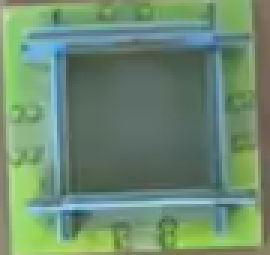
#> input picture data/chateau1.png, 90 x 85 px (shown 3 times larger)
$ python consolide.py
#> lines starting #> are read from the running program, lines starting #| are printed output that depends on the picture; pictures that were not available may be replaced by others from this repository, and a replacement may not be noted
import cv2
import numpy as np
import os

# --- Configuration ---
VIDEO_PATH = 'data/partie_joueur_2.mp4'

# --- Données globales ---
CHATEAU_TEMPLATES = []
castle_reference_frame = None
g_castle_contour = None
g_chateau_w = 0  # Largeur du château en pixels après détection du template
g_chateau_h = 0  # Hauteur du château en pixels après détection du template
VIRTUAL_KINGDOM = np.full((5, 5), "VIDE", dtype='<U8')

# --- Paramètres ---
TEMPLATE_MATCH_THRESHOLD = 0.7
DIFF_THRESHOLD = 15
TUILE_SIZE_ERROR_MARGIN = 0.33  # ±33% de tolérance

# --- Chargement simple des templates château ---
def load_chateau_templates():
    global CHATEAU_TEMPLATES
    paths = ['data/chateau1.png', 'data/chateau2.png', 'data/chateau3.png']
    for path in paths:
        if os.path.exists(path):
            template = cv2.imread(path, cv2.IMREAD_GRAYSCALE)
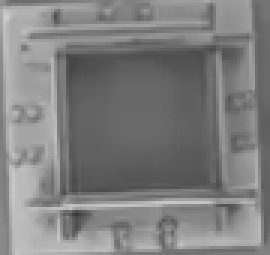
#> template: shape (85, 90) (shown 3 times larger); min 56, max 208, mean 126.9
            if template is not None:
                CHATEAU_TEMPLATES.append(template)
                print(f"✅ Template chargé: {path}")
#> pass 2 of the loop in load_chateau_templates, `for path in paths:`:
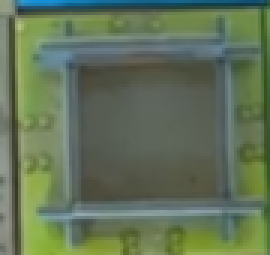
#> input picture data/chateau2.png, 90 x 85 px (shown 3 times larger)
#> in load_chateau_templates, `template = cv2.imread(path, cv2.IMREAD_GRAYSCALE)`:
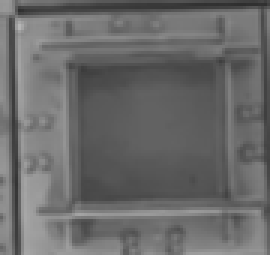
#> template: shape (85, 90) (shown 3 times larger); min 46, max 182, mean 106.1
#> pass 3 of the loop in load_chateau_templates, `for path in paths:`:
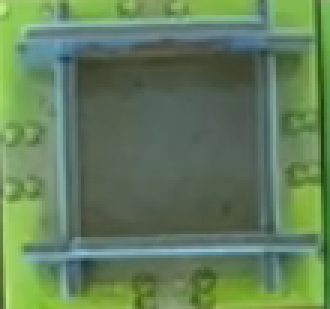
#> input picture data/chateau3.png, 110 x 103 px (shown 3 times larger)
#> in load_chateau_templates, `template = cv2.imread(path, cv2.IMREAD_GRAYSCALE)`:
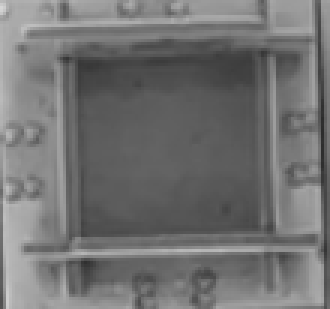
#> template: shape (103, 110) (shown 3 times larger); min 44, max 213, mean 113.9
    print(f"✅ {len(CHATEAU_TEMPLATES)} templates château chargés.")
#| ✅ 3 templates château chargés.
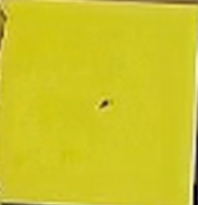
#> input picture data/ble1.png, 198 x 205 px, given in place of partie_joueur_2.mp4, which was not available
#> in main, frame is the input picture: shape (205, 198, 3); mean B, G, R 36.7, 197.5, 205.8

# --- Détection du château + mesure de sa taille ---
def find_or_track_castle(frame):
    global g_castle_contour, castle_reference_frame, g_chateau_w, g_chateau_h

    gray = cv2.cvtColor(frame, cv2.COLOR_BGR2GRAY)
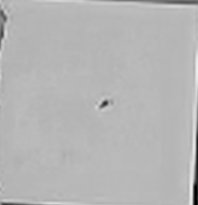
#> gray: shape (205, 198); min 0, max 238, mean 181.7
    best_val = -1
    best_loc = None
    best_shape = None

    for template in CHATEAU_TEMPLATES:
        h, w = template.shape
        res = cv2.matchTemplate(gray, template, cv2.TM_CCOEFF_NORMED)
        _, max_val, _, max_loc = cv2.minMaxLoc(res)
        if max_val > best_val:
            best_val = max_val
            best_loc = max_loc
            best_shape = (w, h)
#> this loop made 3 passes
#> (h, w, max_val, best_val, best_loc, best_shape) on pass 1: (85, 90, 0.285, 0.285, (44, 5), (90, 85))
#> (h, w, max_val, max_loc) on passes 2 to 3: (85, 90, 0.24, (9, 64)), (103, 110, 0.165, (23, 83))
#> pass 1, in find_or_track_castle, `res = cv2.matchTemplate(gray, template, cv2.TM_CCOEFF_NORMED)`:
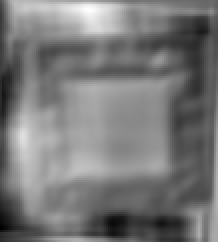
#> res: shape (121, 109) float32 (shown 2 times larger); min -0.285, max 0.285, mean -0.0141; drawn with min black and max white
#> pass 3, in find_or_track_castle, `res = cv2.matchTemplate(gray, template, cv2.TM_CCOEFF_NORMED)`:
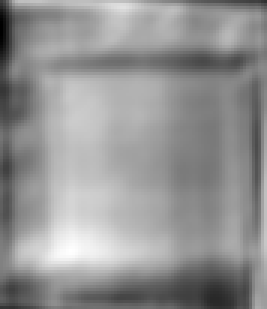
#> res: shape (103, 89) float32 (shown 3 times larger); min -0.214, max 0.165, mean 0.00567; drawn with min black and max white
#> after the loop, best_val = 0.285

    if best_val >= TEMPLATE_MATCH_THRESHOLD and best_loc is not None:
        x, y = best_loc
        w, h = best_shape
        g_chateau_w, g_chateau_h = w, h

        g_castle_contour = np.array([[[x, y]], [[x, y+h]], [[x+w, y+h]], [[x+w, y]]], dtype=np.int32)

        if castle_reference_frame is None:
            castle_reference_frame = frame.copy()
            VIRTUAL_KINGDOM[2, 2] = "CHATEAU"
            print("✅ Château détecté et référence sauvegardée.")

        cv2.polylines(frame, [g_castle_contour], True, (0, 255, 255), 2)
        cv2.putText(frame, "CHATEAU", (x, y-10),
                    cv2.FONT_HERSHEY_SIMPLEX, 0.7, (0, 255, 255), 2)
        return True
    return False

# --- Détecter les nouvelles tuiles sur TOUTE l'image ---
# [51 lines left out: function detect_new_tiles, not called in this run]

# --- Validation immédiate ---
def update_tile_confirmation(new_tiles):
    return new_tiles

# --- Ajout dans la matrice ---
# [6 lines left out: function add_tile_to_kingdom, not called in this run]

# --- Affichage matrice ---
def draw_kingdom_on_frame(frame):
    overlay = frame.copy()
    cv2.rectangle(overlay, (5, 5), (200, 150), (0, 0, 0), -1)
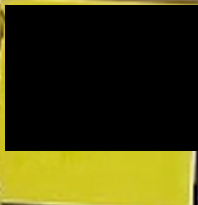
#> overlay: shape (205, 198, 3); mean B, G, R 13.2, 59.2, 62
    cv2.addWeighted(overlay, 0.7, frame, 0.3, 0, frame)
    start_x, start_y = 10, 30
    line_height = 25
    cv2.putText(frame, "ROYAUME:", (start_x, start_y),
                cv2.FONT_HERSHEY_SIMPLEX, 0.6, (255, 255, 255), 1)
#> frame: shape (205, 198, 3); mean B, G, R 21.7, 101.9, 106.3
    for y in range(5):
        row_text = " ".join(VIRTUAL_KINGDOM[y, x][:4].ljust(4) for x in range(5))
        cv2.putText(frame, row_text, (start_x, start_y + (y+1)*line_height),
                    cv2.FONT_HERSHEY_SIMPLEX, 0.4, (255, 255, 255), 1)
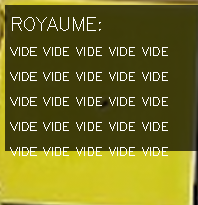
#> frame: shape (205, 198, 3); mean B, G, R 32.5, 109.8, 114.1

# --- Fonction principale ---
def main():
    global castle_reference_frame
    load_chateau_templates()

    cap = cv2.VideoCapture(VIDEO_PATH)
    if not cap.isOpened():
        print(f"❌ Impossible d'ouvrir {VIDEO_PATH}")
        return

    while True:
        ret, frame = cap.read()
        if not ret:
            break

        display_frame = frame.copy()

        if find_or_track_castle(display_frame):
            tiles = detect_new_tiles(frame)
            for bbox in update_tile_confirmation(tiles):
                add_tile_to_kingdom(bbox)
                x, y, w, h = bbox
                cv2.rectangle(display_frame, (x, y), (x+w, y+h), (0, 0, 255), 2)
                cv2.putText(display_frame, "TUILE", (x, y-10),
                            cv2.FONT_HERSHEY_SIMPLEX, 0.6, (0, 0, 255), 2)

        draw_kingdom_on_frame(display_frame)
        cv2.imshow('King Domino - Supervision', display_frame)

        if cv2.waitKey(1) & 0xFF == ord('q'):
#> (key q is pressed here)
            break

    cap.release()
    cv2.destroyAllWindows()
    print("\n🎯 ROYAUME FINAL:")
    print(VIRTUAL_KINGDOM)

if __name__ == "__main__":
    main()
